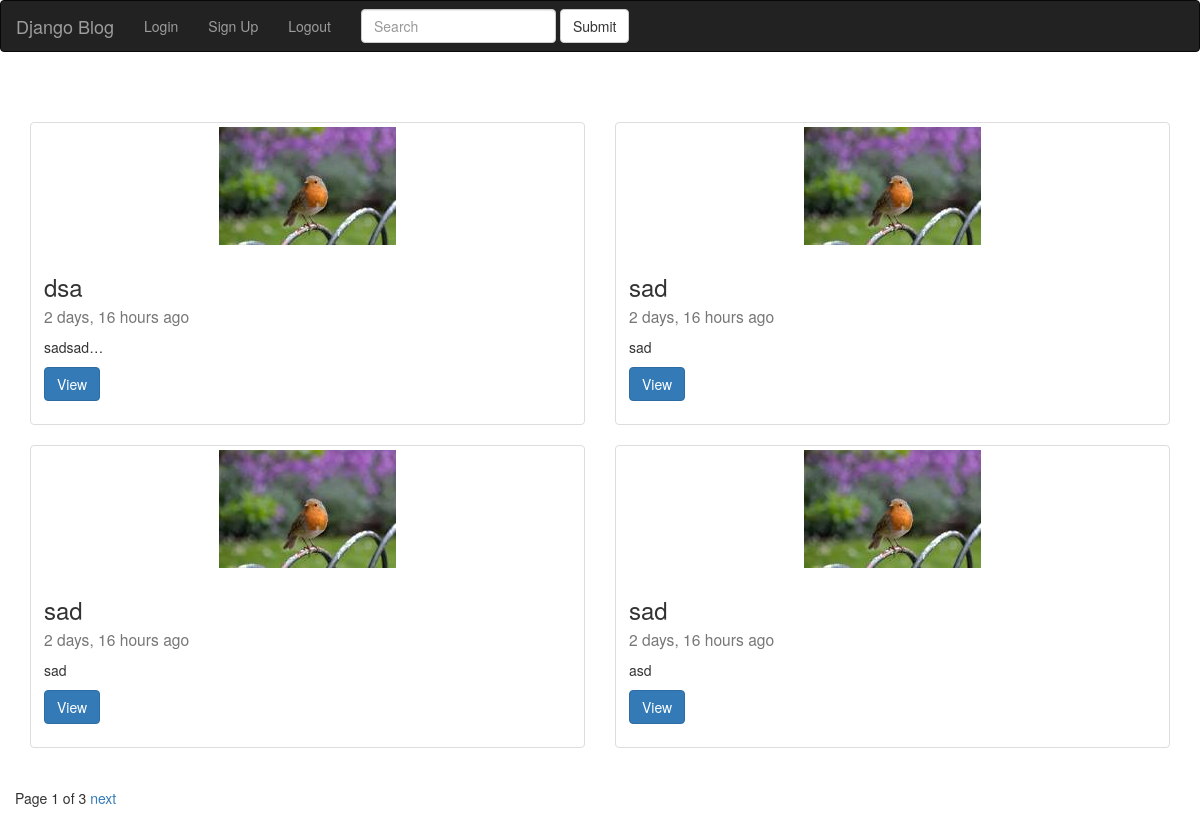
The app's page /posts/list/ with its own data.
### posts/models.py (models this page shows, shortened)
class Post(models.Model):
	author = models.ForeignKey(User, default=1)
	title = models.CharField(max_length=255)
	slug = models.SlugField(unique=True, null=True)
	image = models.ImageField(upload_to="blog_images", null=True, blank=True)
	content = models.TextField()
	draft = models.BooleanField(default=False)
	publish = models.DateField()
	updated = models.DateTimeField(auto_now=True, auto_now_add=False)
	timestamp = models.DateTimeField(auto_now=False, auto_now_add=True)
	def get_absolute_url(self):
		return reverse("posts:detail", kwargs={"slug": self.slug})
	class Meta:
		ordering = ['-timestamp', '-updated']

### posts/views.py (the view, shortened to what this page needs)
def post_list(request):
	today = timezone.now().date()
	if request.user.is_superuser or request.user.is_staff:
		obj_list = Post.objects.all()
	else:
		obj_list = Post.objects.filter(draft=False).filter(publish__lte=today)
	query = request.GET.get("q")
	paginator = Paginator(obj_list, 4) # Show 25 contacts per page
	page = request.GET.get('page')
	try:
		obj = paginator.page(page)
	except PageNotAnInteger:
		obj = paginator.page(1)
	except EmptyPage:
		obj = paginator.page(paginator.num_pages)
	context = {
	"obj_list": obj,
	"today": today,
	}
	return render(request,	'post_list.html', context)

### posts/templates/post_list.html (shortened to what this page needs)
{% extends "base.html" %}
{% block content %}
<div class="row">
{% for object in obj_list %}
	<div class="col-sm-6">
		<div class="thumbnail">
			{% if object.image %}
	  <img src="{{object.image.url}}" class="img-responsive">
	  		{% endif %}
			<div class="caption">
				<h3>{{object.title}}<br><small>{{object.publish|timesince}} ago</small></h3>
				<p>{{object.content|linebreaks|truncatechars:10}}</p>
				<p>
				  <a href="{{object.get_absolute_url}}" class="btn btn-primary">View</a>
				</p>
			</div>
		</div>
	</div>
	{% endfor %}
	<div class="pagination">
	<span class="step-links">
		<span class="current">
			Page {{ obj_list.number }} of {{ obj_list.paginator.num_pages }}
		</span>
		{% if obj_list.has_next %}
			<a href="?page={{ obj_list.next_page_number }}&q={{request.GET.q}} ">next</a>
		{% endif %}
	</span>
	</div>
</div>
	</body>
{% endblock content %}

### posts/templates/base.html (shortened to what this page needs)
<!DOCTYPE html>
{% load static %}
<html>
<head>
	<link rel="stylesheet" href="{% static 'css/bootstrap.min.css' %}">
	<link rel="stylesheet" href="{% static 'css/base.css' %}">
</head>
<body>
{% include 'navbar.html' %}
<div class="container content">
	{% block content%}
	{% endblock content %}
</body>
</html>

### posts/templates/navbar.html (shortened to what this page needs)
<nav class="navbar navbar-inverse">
  <div class="container-fluid">
    <div class="navbar-header">
      <a class="navbar-brand" href="{% url 'posts:list' %}">Django Blog</a>
    </div>
    <div class="collapse navbar-collapse" id="bs-example-navbar-collapse-1">
      <ul class="nav navbar-nav">
        <li><a href="{% url 'posts:login' %}">Login</a></li>
        <li><a href="{% url 'posts:signup' %}">Sign Up</a></li>
        <li><a href="{% url 'posts:logout' %}">Logout</a></li>
      </ul>
      <form class="navbar-form navbar-left" ction="{% url 'posts:list' %}" method="GET" value="{{request.GET.q}}">
        <div class="form-group">
          <input type="text" name="q" class="form-control" placeholder="Search">
        </div>
        <button type="submit" class="btn btn-default">Submit</button>
      </form>
    </div>
  </div>
</nav>

### static/css/base.css (style rules this page uses)
.content { padding-top: 50px; }

### records on screen
Post: image (picture), title "dsa", publish "2 days, 16 hours", content "sadsad…"
Post: image (picture), title "sad", publish "2 days, 16 hours", content "sad"
Post: image (picture), title "sad", publish "2 days, 16 hours", content "sad"
Post: image (picture), title "sad", publish "2 days, 16 hours", content "asd"

### other values on screen
{{ obj_list.number }} "1"
{{ obj_list.paginator.num_pages }} "3"
